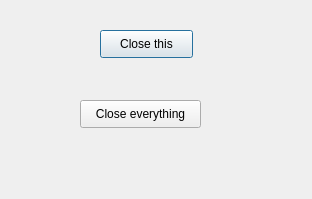
<?xml version="1.0" encoding="UTF-8"?>
<ui version="4.0">
 <class>D1</class>
 <widget class="QDialog" name="D1">
  <property name="geometry">
   <rect>
    <x>0</x>
    <y>0</y>
    <width>312</width>
    <height>199</height>
   </rect>
  </property>
  <property name="windowTitle">
   <string>Dialog</string>
  </property>
  <widget class="QPushButton" name="pushButton">
   <property name="geometry">
    <rect>
     <x>100</x>
     <y>30</y>
     <width>93</width>
     <height>28</height>
    </rect>
   </property>
   <property name="text">
    <string>Close this</string>
   </property>
  </widget>
  <widget class="QPushButton" name="pushButton_2">
   <property name="geometry">
    <rect>
     <x>80</x>
     <y>100</y>
     <width>121</width>
     <height>28</height>
    </rect>
   </property>
   <property name="text">
    <string>Close everything</string>
   </property>
  </widget>
 </widget>
 <resources/>
 <connections>
  <connection>
   <sender>pushButton</sender>
   <signal>clicked()</signal>
   <receiver>D1</receiver>
   <slot>close()</slot>
   <hints>
    <hint type="sourcelabel">
     <x>158</x>
     <y>40</y>
    </hint>
    <hint type="destinationlabel">
     <x>250</x>
     <y>30</y>
    </hint>
   </hints>
  </connection>
 </connections>
</ui>
